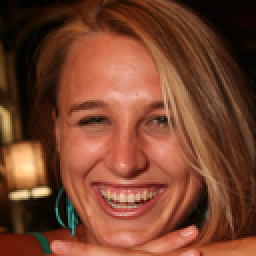
#> input picture Assignment by SKDIS Health/Task 1/input/1.png, 128 x 128 px (shown 2 times larger); its folder holds only this picture in this run
$ python code.py
#> lines starting #> are read from the running program, lines starting #| are printed output that depends on the picture; after the words box and inside, x2 and y2 are one past the last pixel; in counts of white or black regions, pixels touching at a corner belong together
import cv2
import os

dir_loc = "input/"

for file_name in os.listdir(dir_loc) :
    file_loc = os.path.join(dir_loc, file_name)

    image = cv2.imread(file_loc)
#> image is the input picture: shape (128, 128, 3); mean B, G, R 45.7, 68, 120.1
    gray = cv2.cvtColor(image, cv2.COLOR_BGR2GRAY)
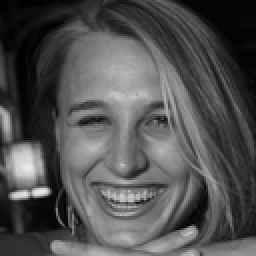
#> gray: shape (128, 128) (shown 2 times larger); min 1, max 233, mean 81

    face_cascade = cv2.CascadeClassifier(cv2.data.haarcascades + 'haarcascade_frontalface_default.xml')

    faces = face_cascade.detectMultiScale(gray, scaleFactor=1.1, minNeighbors=5, minSize=(30, 30))
#> faces = [[19, 25, 90, 90]]


    for (x, y, w, h) in faces:

        cv2.rectangle(image, (x, y), (x + w, y + h), (0, 255, 0), 2)

        roi_gray = gray[y:y + h, x:x + w]
        roi_color = image[y:y + h, x:x + w]

        eye_cascade = cv2.CascadeClassifier(cv2.data.haarcascades + 'haarcascade_eye.xml')
        eyes = eye_cascade.detectMultiScale(roi_gray)

        print("file name : ",file_name)
        print("cordinates :")

        if (len(eyes)) < 1 :
            print("failed to detect")

        for (ex, ey, ew, eh) in eyes:
            cv2.rectangle(roi_color, (ex, ey), (ex + ew, ey + eh), (255, 0, 0), 2)

            center = int(ex + ew/2) , int(ey + eh/2)
            print(center)

            cv2.circle(roi_color, center, 2, (255,255,0), 2)

        print("Press any key for moving to next image")
        print("----------")

        cv2.imshow(file_name , image)
        cv2.waitKey(0)
        cv2.destroyAllWindows()
#> this loop made 1 pass
#> (x, y, w, h, eyes) on pass 1: (19, 25, 90, 90, [[15, 23, 25, 25]])
#| file name :  1.png
#| cordinates :
#| (27, 35)
#| Press any key for moving to next image
#| ----------
#> pass 1, `roi_gray = gray[y:y + h, x:x + w]`:
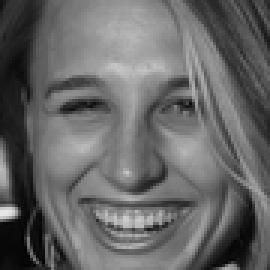
#> roi_gray: shape (90, 90) (shown 3 times larger); min 2, max 231, mean 102.7
#> pass 1, `roi_color = image[y:y + h, x:x + w]`:
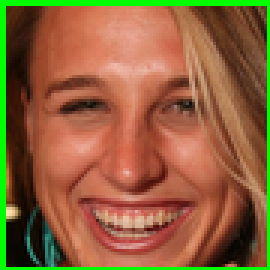
#> roi_color: shape (90, 90, 3) (shown 3 times larger); mean B, G, R 59.5, 98.8, 142.2
#> pass 1, `cv2.imshow(file_name , image)`:
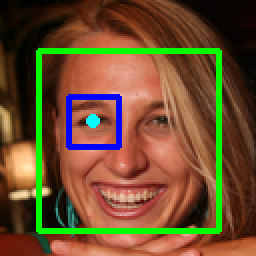
#> window '1.png': shape (128, 128, 3) (shown 2 times larger); mean B, G, R 46.5, 78.8, 108.5
#> after the loop:
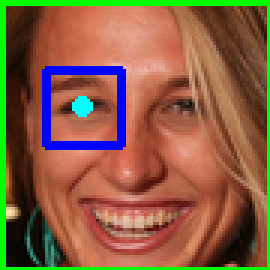
#> roi_color: shape (90, 90, 3) (shown 3 times larger); 4.11% of pixels changed, all inside (x1, y1, x2, y2) = (14, 22, 42, 50)

$ run again, on Assignment by SKDIS Health/Task 1/input/13.png
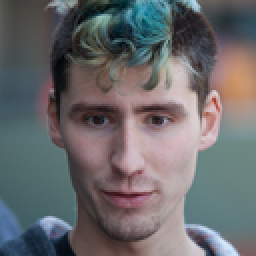
#> input picture Assignment by SKDIS Health/Task 1/input/13.png, 128 x 128 px (shown 2 times larger)
#> image is the input picture: shape (128, 128, 3); mean B, G, R 107.2, 105.2, 105.9
#> `gray = cv2.cvtColor(image, cv2.COLOR_BGR2GRAY)`:
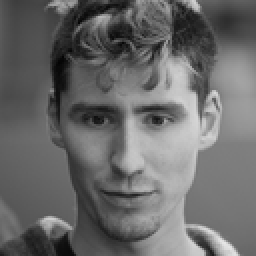
#> gray: shape (128, 128) (shown 2 times larger); min 3, max 230, mean 105.6
#> faces = [[21, 26, 87, 87]]
#> the loop `for (x, y, w, h) in faces: ` made 1 pass
#> (x, y, w, h, eyes) on pass 1: (21, 26, 87, 87, [[15, 20, 25, 25], [41, 19, 28, 28]])
#> (printed output is left out)
#> after the loop `for (x, y, w, h) in faces:`:
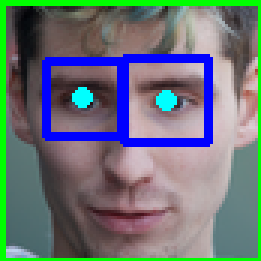
#> roi_color: shape (87, 87, 3) (shown 3 times larger); mean B, G, R 118.9, 116.1, 106

$ run again, on Assignment by SKDIS Health/Task 1/input/14.png
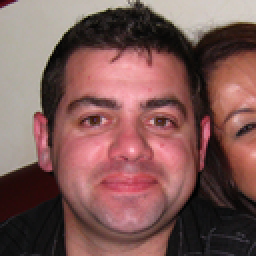
#> input picture Assignment by SKDIS Health/Task 1/input/14.png, 128 x 128 px (shown 2 times larger)
#> image is the input picture: shape (128, 128, 3); mean B, G, R 86.2, 89.1, 126
#> `gray = cv2.cvtColor(image, cv2.COLOR_BGR2GRAY)`:
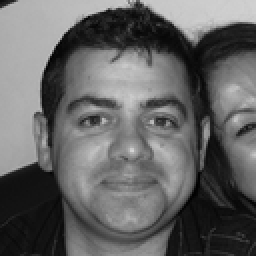
#> gray: shape (128, 128) (shown 2 times larger); min 1, max 214, mean 99.8
#> faces = [[22, 28, 85, 85]]
#> the loop `for (x, y, w, h) in faces: ` made 1 pass
#> (x, y, w, h, eyes) on pass 1: (22, 28, 85, 85, [[12, 20, 25, 25], [46, 22, 23, 23]])
#> (printed output is left out)
#> after the loop `for (x, y, w, h) in faces:`:
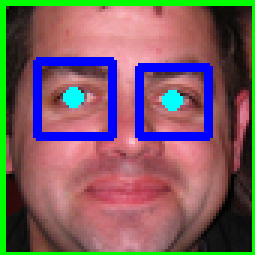
#> roi_color: shape (85, 85, 3) (shown 3 times larger); mean B, G, R 97.3, 94.3, 123.4

$ run again, on Assignment by SKDIS Health/Task 1/input/15.png
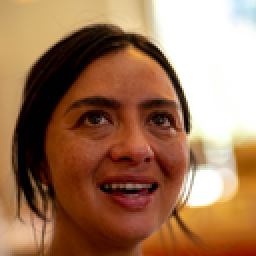
#> input picture Assignment by SKDIS Health/Task 1/input/15.png, 128 x 128 px (shown 2 times larger)
#> image is the input picture: shape (128, 128, 3); mean B, G, R 88.9, 118, 158.6
#> `gray = cv2.cvtColor(image, cv2.COLOR_BGR2GRAY)`:
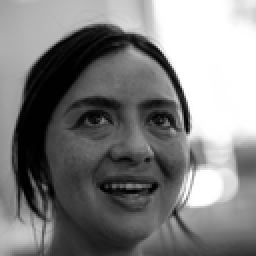
#> gray: shape (128, 128) (shown 2 times larger); min 0, max 255, mean 126.8
#> faces = [[23, 27, 81, 81]]
#> the loop `for (x, y, w, h) in faces: ` made 1 pass
#> (x, y, w, h, eyes) on pass 1: (23, 27, 81, 81, [[12, 20, 26, 26], [45, 22, 23, 23]])
#> (printed output is left out)
#> after the loop `for (x, y, w, h) in faces:`:
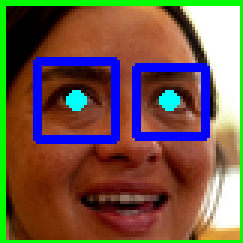
#> roi_color: shape (81, 81, 3) (shown 3 times larger); mean B, G, R 72.8, 89.2, 112.2
